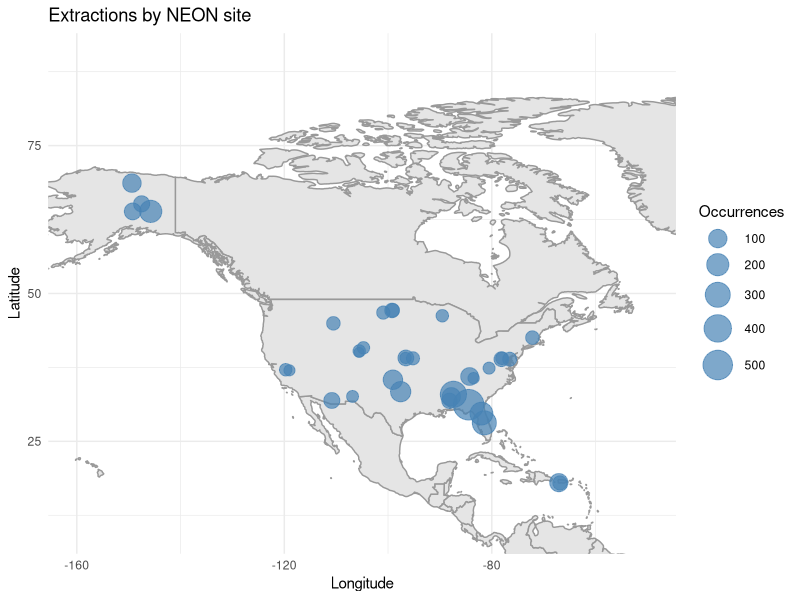
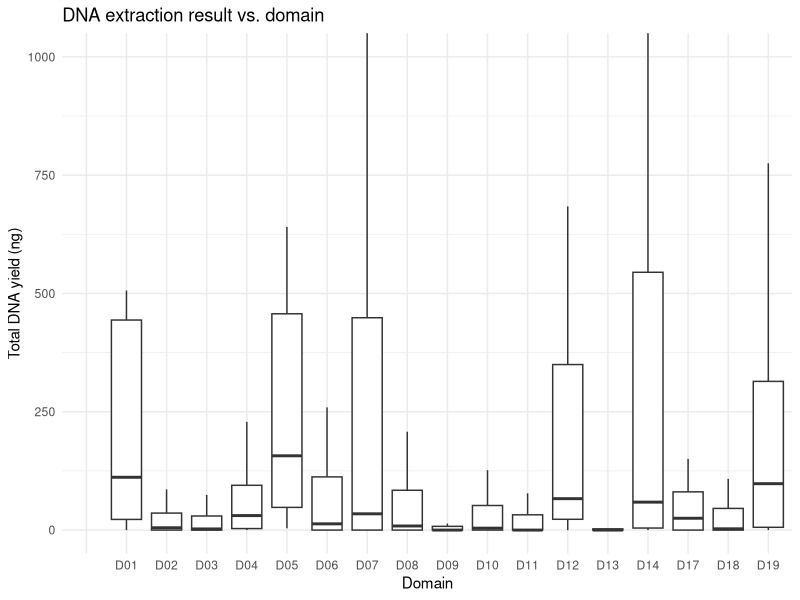
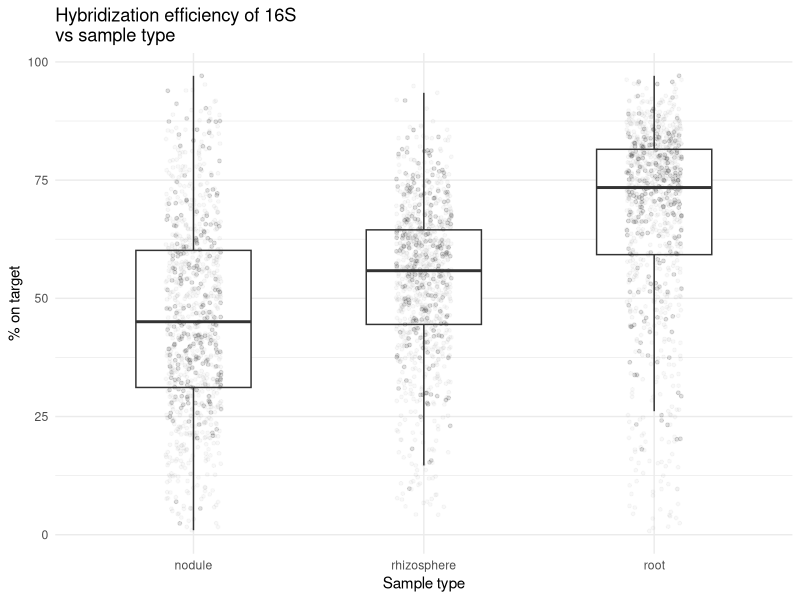
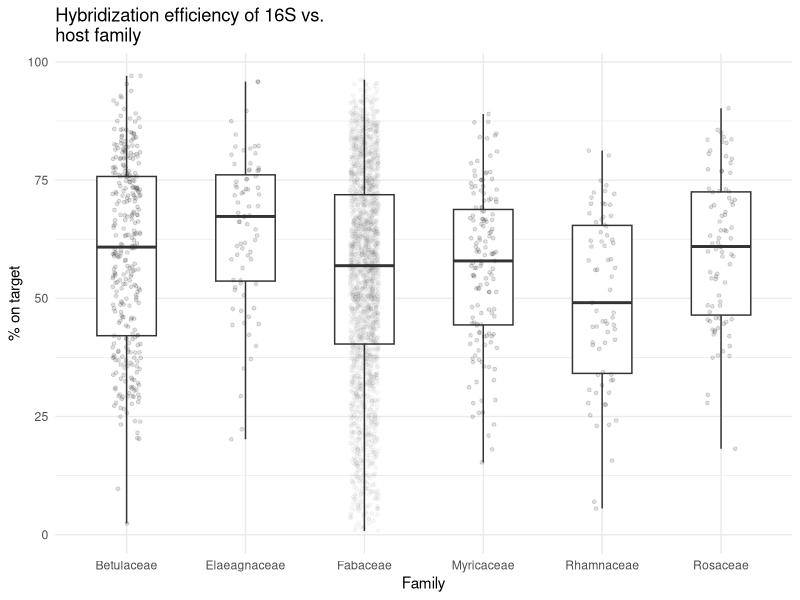
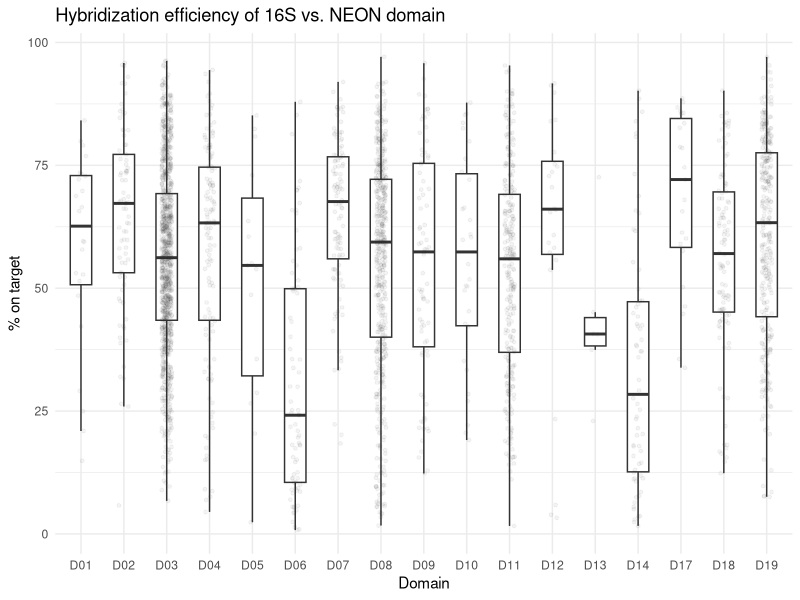
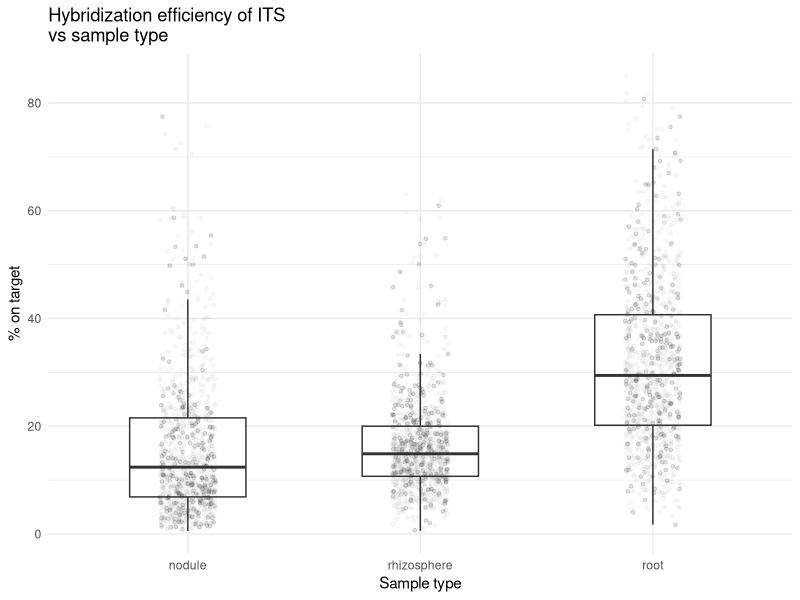
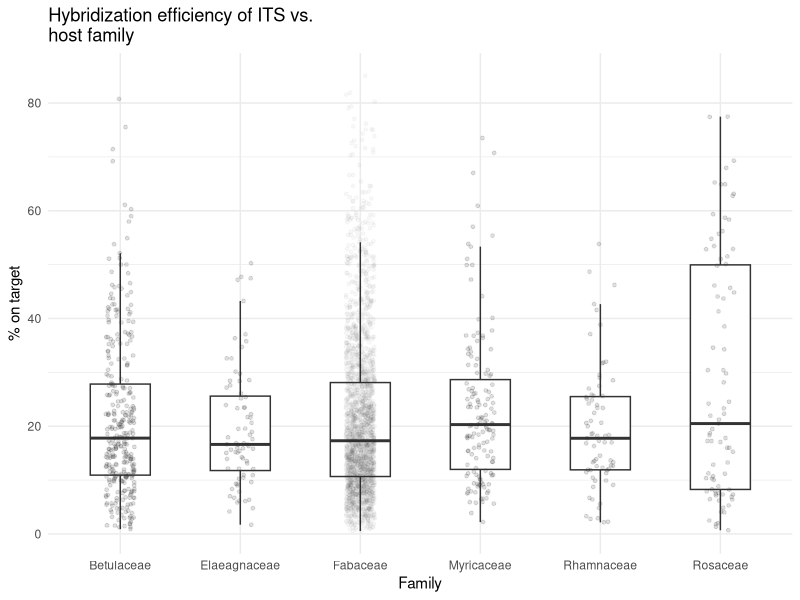
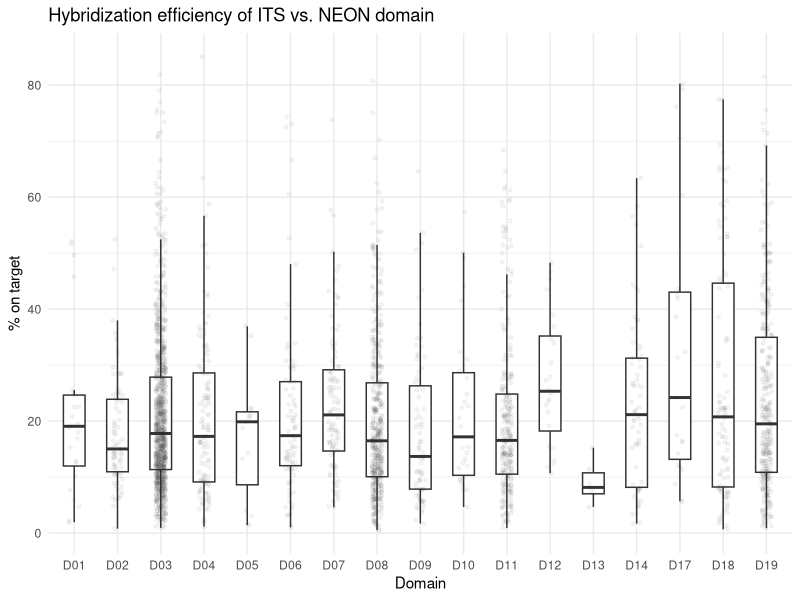

Recreate these plots in R, in order.
# Load CSVs
extractions <- read.csv("./metadata/intbio_metadata_draft.csv")
sitemap <- read.csv("./metadata/NEON-SiteMap-Table.csv")
ontarget <- read.csv("./metadata/capture_qc.csv")

# Change working directory to base level directory of GitHub repository local copy

##########
# Extraction map
##########
names(extractions)[12] <- "siteCode"

# Suppress non-sample designations
#extractions$siteCode <- gsub(" .*","",gsub("-.*", "", extractions$Sample.ID, perl = TRUE))


# Full list of site codes (look for errors)
unique(extractions$siteCode)

library(dplyr)

# Add site information from NEON website
extractions <- left_join(extractions, sitemap, by="siteCode")


library(ggplot2)
library(maps)

world_map <- map_data("world")

# Summarize counts
summary_df <- extractions %>% count(longitude, latitude, siteCode)
summary_df <- na.omit(summary_df)

# Prepare map
ggplot() +
  geom_polygon(data = world_map, aes(x = long, y = lat, group = group),
               fill = "gray90", color = "gray60") +
  coord_cartesian(xlim = c(-160, -50), ylim = c(10, 90)) +
  geom_point(data = summary_df, aes(x = longitude, y = latitude, size = n), color = "steelblue", alpha = 0.7) +
  scale_size_continuous(range = c(3, 10)) +  # Adjust size scale
  theme_minimal() +
  labs(title = "Extractions by NEON site",
       x = "Longitude", y = "Latitude", size = "Occurrences")
  
         
##########
# Qubit results
##########

# Plot
extractions_clean <- extractions
extractions_clean$Total.DNA[extractions_clean$Total.DNA == "#DIV/0!"] <- 0
extractions_clean$Total.DNA <- as.numeric(extractions_clean$Total.DNA)
                 
ggplot(extractions_clean, aes(x = Domain, y = as.numeric(Total.DNA))) +
  #geom_violin(fill = "lightblue", color = "gray40", na.rm = TRUE) + scale_y_continuous(trans=scales::pseudo_log_trans(base = 10)) + 
  geom_boxplot(fill = "white", outlier.shape = NA) +  # inset boxplot
  theme_minimal() +
  labs(title = "DNA extraction result vs. domain", x = "Domain", y = "Total DNA yield (ng)") + 
  coord_cartesian(ylim = c(0, 1000))

##########
# On-target results
##########

# Add sample metadata.
names(ontarget)[1] <- "Sample.ID"
ontarget <- left_join(ontarget, extractions, by="Sample.ID")

ontarget <- ontarget[ontarget$Type %in% c("nodule", "root", "rhizosphere"),]
ontarget$X16S.on.target.. <- as.numeric(gsub("%", "", ontarget$X16S.on.target..))
ontarget <- ontarget[ontarget$X16S.on.target.. < 100, ]
ontarget$ITS.on.target.. <- as.numeric(gsub("%", "", ontarget$ITS.on.target..))
ontarget <- ontarget[ontarget$ITS.on.target.. < 100, ]
ontarget$Symbiosis.on.target.. <- as.numeric(gsub("%", "", ontarget$Symbiosis.on.target..))
ontarget <- ontarget[ontarget$Symbiosis.on.target.. < 100, ]

# Box plots 16S
ggplot(ontarget, aes(x = Type, y = X16S.on.target..)) +
	geom_boxplot(width = 0.5, fill = "white", outlier.shape = NA, color = "gray20") +
	geom_point(aes(alpha = Family == "Fabaceae"), position = position_jitter(width = 0.12, height = 0), size = 1.0, color = "gray20") +
  	scale_alpha_manual(values = c(`TRUE` = 0.03, `FALSE` = 0.15), guide = "none") +
	theme_minimal() +
	labs(
		title = "Hybridization efficiency of 16S\nvs sample type",
		x = "Sample type", y = "% on target"
	)

ggplot(ontarget, aes(x = Family, y = X16S.on.target..)) +
	geom_boxplot(width = 0.5, fill = "white", outlier.shape = NA, color = "gray20") +
	geom_point(aes(alpha = Family == "Fabaceae"), position = position_jitter(width = 0.12, height = 0), size = 1.0, color = "gray20") +
  	scale_alpha_manual(values = c(`TRUE` = 0.03, `FALSE` = 0.15), guide = "none") +
	theme_minimal() +
	labs(
		title = "Hybridization efficiency of 16S vs.\nhost family",
		x = "Family", y = "% on target"
	)
	
ggplot(ontarget, aes(x = Domain, y = X16S.on.target..)) +
	geom_boxplot(width = 0.5, fill = "white", outlier.shape = NA, color = "gray20") +
	geom_point(position = position_jitter(width = 0.12, height = 0), size = 1.0, color = "gray20", alpha = 0.05) +
	theme_minimal() +
	labs(
		title = "Hybridization efficiency of 16S vs. NEON domain",
		x = "Domain", y = "% on target"
	)  

 
  
# Box plots ITS
ggplot(ontarget, aes(x = Type, y = ITS.on.target..)) +
	geom_boxplot(width = 0.5, fill = "white", outlier.shape = NA, color = "gray20") +
	geom_point(aes(alpha = Family == "Fabaceae"), position = position_jitter(width = 0.12, height = 0), size = 1.0, color = "gray20") +
  	scale_alpha_manual(values = c(`TRUE` = 0.03, `FALSE` = 0.15), guide = "none") +
	theme_minimal() +
	labs(
		title = "Hybridization efficiency of ITS\nvs sample type",
		x = "Sample type", y = "% on target"
	)

ggplot(ontarget, aes(x = Family, y = ITS.on.target..)) +
	geom_boxplot(width = 0.5, fill = "white", outlier.shape = NA, color = "gray20") +
	geom_point(aes(alpha = Family == "Fabaceae"), position = position_jitter(width = 0.12, height = 0), size = 1.0, color = "gray20") +
  	scale_alpha_manual(values = c(`TRUE` = 0.03, `FALSE` = 0.15), guide = "none") +
	theme_minimal() +
	labs(
		title = "Hybridization efficiency of ITS vs.\nhost family",
		x = "Family", y = "% on target"
	)

ggplot(ontarget, aes(x = Domain, y = ITS.on.target..)) +
	geom_boxplot(width = 0.5, fill = "white", outlier.shape = NA, color = "gray20") +
	geom_point(position = position_jitter(width = 0.12, height = 0), size = 1.0, color = "gray20", alpha = 0.05) +
	theme_minimal() +
	labs(
		title = "Hybridization efficiency of ITS vs. NEON domain",
		x = "Domain", y = "% on target"
	)  

# Box plots symbiosis genes
ggplot(ontarget, aes(x = Type, y = Symbiosis.on.target..)) +
	geom_boxplot(width = 0.5, fill = "white", outlier.shape = NA, color = "gray20") +
	geom_point(aes(alpha = Family == "Fabaceae"), position = position_jitter(width = 0.12, height = 0), size = 1.0, color = "gray20") +
  	scale_alpha_manual(values = c(`TRUE` = 0.03, `FALSE` = 0.15), guide = "none") +
	theme_minimal() +
	labs(
		title = "Hybridization efficiency of\nsymbiosis genes vs sample type",
		x = "Sample type", y = "% on target"
	)
	
ggplot(ontarget[ontarget$Type == "nodule", ], aes(x = Family, y = Symbiosis.on.target..)) +
	geom_boxplot(width = 0.5, fill = "white", outlier.shape = NA, color = "gray20") +
	geom_point(aes(alpha = Family == "Fabaceae"), position = position_jitter(width = 0.12, height = 0), size = 1.0, color = "gray20") +
  	scale_alpha_manual(values = c(`TRUE` = 0.1, `FALSE` = 0.25), guide = "none") +
	theme_minimal() +
	labs(
		title = "Hybridization efficiency of symbiosis genes vs.\nhost family (nodules only)",
		x = "Family", y = "% on target"
	)

  
ggplot(ontarget[ontarget$Type == "nodule", ], aes(x = Domain, y = Symbiosis.on.target..)) +
	geom_boxplot(width = 0.5, fill = "white", outlier.shape = NA, color = "gray20") +
	geom_point(position = position_jitter(width = 0.12, height = 0), size = 1.0, color = "gray20", alpha = 0.1) +
	theme_minimal() +
	labs(
		title = "Hybridization efficiency of symbiosis genes vs. NEON domain (nodules only)",
		x = "Domain", y = "% on target"
	)



# Scatter plots of different on-target results
# Also investigated nodule only. Looks the same so the relationship does not depend on sample type

m <- lm(X16S.on.target.. ~ ITS.on.target.., data = ontarget)
pval <- summary(m)$coefficients[2, 4]
r2   <- summary(m)$r.squared

ggplot(ontarget, aes(x = X16S.on.target.., y = ITS.on.target..)) +
	geom_point(size = 1, alpha = 0.15) +
	geom_smooth(method = "lm", se = TRUE, linewidth = 0.8, color = "gray30") +
	annotate(
		"text", x = 2, y = 98, hjust = 0, vjust = 1,
		label = sprintf("p = %.2g, R² = %.3f", pval, r2),
		size = 4) +
	coord_cartesian(xlim = c(0, 100), ylim = c(0, 100)) +
	theme_minimal() +
	labs(
		title = "Hybridization efficiency of 16S vs. ITS",
		x = "% on target (16S)",
		y = "% on target (ITS)")

m <- lm(Symbiosis.on.target.. ~ X16S.on.target.., data = ontarget)
pval <- summary(m)$coefficients[2, 4]
r2   <- summary(m)$r.squared

ggplot(ontarget, aes(x = Symbiosis.on.target.., y = X16S.on.target..)) +
	geom_point(size = 1, alpha = 0.15) +
	geom_smooth(method = "lm", se = TRUE, linewidth = 0.8, color = "gray30") +
	annotate(
		"text", x = 2, y = 98, hjust = 0, vjust = 1,
		label = sprintf("p = %.2g, R² = %.3f", pval, r2),
		size = 4) +
	coord_cartesian(xlim = c(0, 100), ylim = c(0, 100)) +
	theme_minimal() +
	labs(
		title = "Hybridization efficiency of 16S vs. symbiosis genes",
		x = "% on target (symbiosis genes)",
		y = "% on target (16S)")
	
m <- lm(ITS.on.target.. ~ Symbiosis.on.target.., data = ontarget)
pval <- summary(m)$coefficients[2, 4]
r2   <- summary(m)$r.squared

ggplot(ontarget, aes(x = Symbiosis.on.target.., y = ITS.on.target..)) +
	geom_point(size = 1, alpha = 0.15) +
	geom_smooth(method = "lm", se = TRUE, linewidth = 0.8, color = "gray30") +
	annotate(
		"text", x = 2, y = 98, hjust = 0, vjust = 1,
		label = sprintf("p = %.2g, R² = %.3f", pval, r2),
		size = 4) +
	coord_cartesian(xlim = c(0, 100), ylim = c(0, 100)) +
	theme_minimal() +
	labs(
		title = "Hybridization efficiency of ITS vs.\nsymbiosis genes",
		x = "% on target (symbiosis genes)",
		y = "% on target (ITS)")
